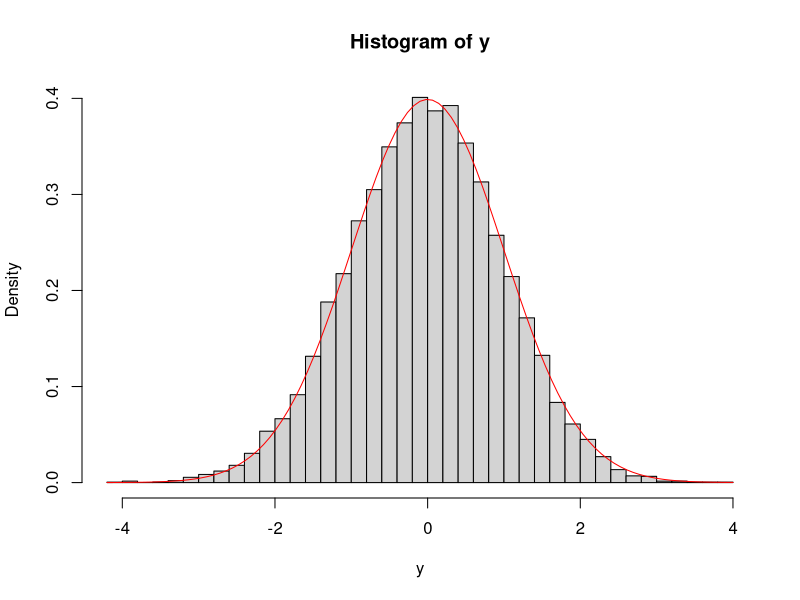

Generate this figure with R:
gen_nd <- function(n,m,rate) {
  y<-1:n
  for(i in 1:m) {
    x     <- rexp(n, rate)
    x_n   <- mean(x)
    s     <- sd(x)
    y[i]  <- sqrt(n) * (x_n - 1/rate)/s
  }
  
  hist(y, freq=FALSE, breaks=50)
  curve(dnorm, col='red', add=TRUE)
}

n = 10000
gen_nd(n, n, 1)